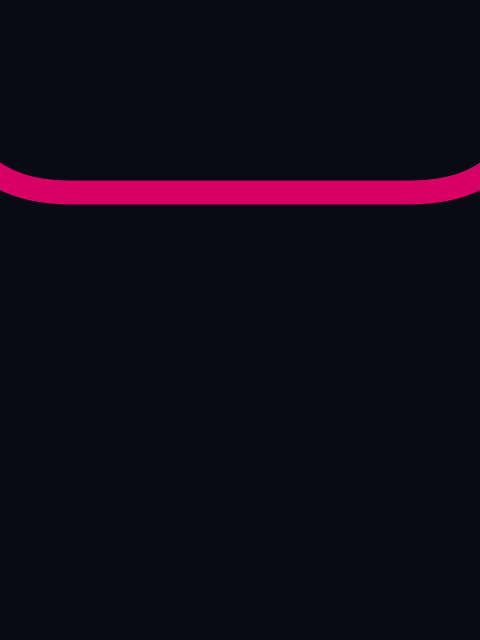
Frame 1 (no input)
Frame 2 (the mouse pressed at the canvas centre, redrawn once): identical to frame 1, image omitted

The Processing sketch that drew this single still picture (run headless with seeded random() and noise(); the mouse was pressed at the canvas centre and the sketch redrawn once):

// Processing sketch: robocop_2014
// ── robocop_2014.pde
// Manuale di Programmazione Cinematografica
// Daniele Olmisani, 2023

// Robocop (2014)


final color PAPER = color(10, 10, 20);
final color INK = color(215, 0, 100);

final float RADIUS = 0.6;

void setup() {
  size(480, 640);
  noLoop();
}


void draw() {
  final float S =  min(width, height);
  final float U = 0.002;

  translate(0.5*width, 0.3*height);
  scale(S);
  
  background(PAPER);
  
  noFill();
  
  stroke(INK);
  strokeWeight(25*U);
  
  rectMode(CORNERS);
  rect(-RADIUS, 0.0,  RADIUS, -1.0, 0.25);
  
  save("robocop-2014.png");
}
